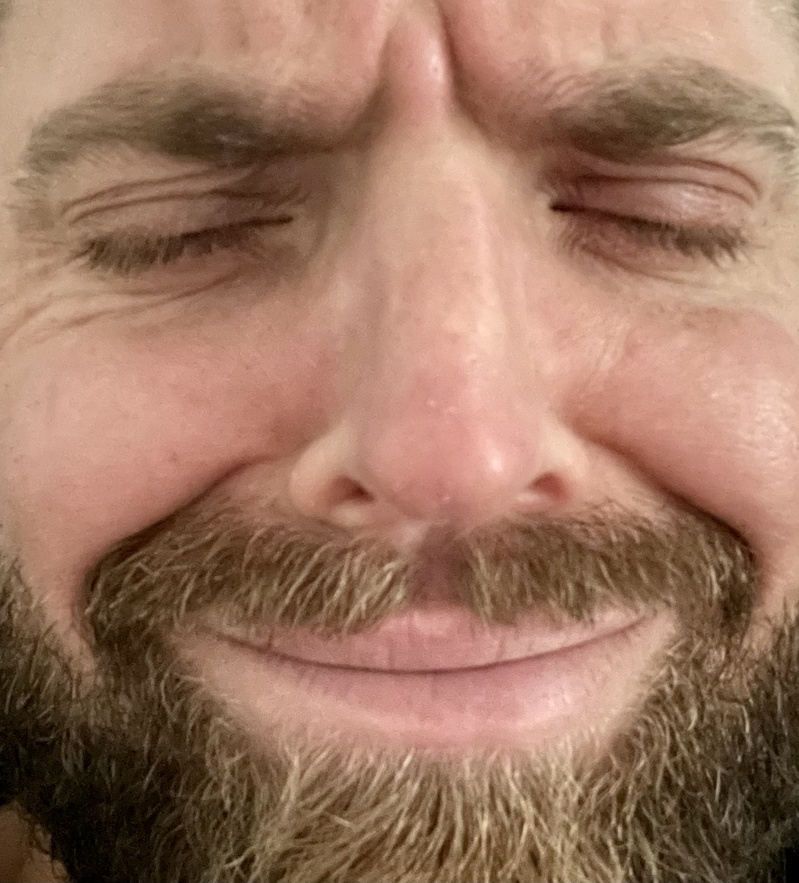
#> input picture hannes.jpg, 799 x 883 px, shrunk from 1744 x 1929 before the run
$ python Haarcompression.py
#> lines starting #> are read from the running program, lines starting #| are printed output that depends on the picture
# -*- coding: utf-8 -*-
"""
Created on Wed Jul 20 20:53:00 2022
@author: petrusisaksson
"""
from numpy import *
from matplotlib.pyplot import *
import imageio as iio

hannes=iio.imread('hannes.jpg',as_gray=True)
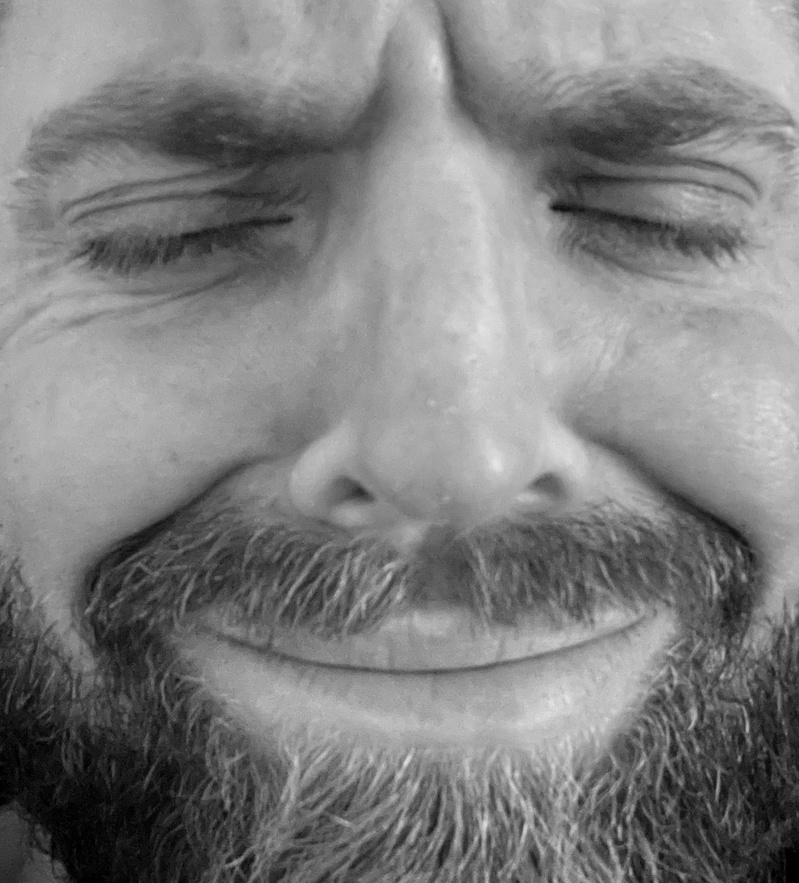
#> hannes: shape (883, 799) float32; min 0, max 230.6, mean 128.1

def Wavelet_trans(A):
    if isinstance(A,int):
        raise TypeError("Not an image!")
    elif isinstance(A,float):
        raise TypeError("Not an image!")
    elif isinstance(A,complex):
        raise TypeError("Not an image!")
    elif [A.shape][0][0] < 2: # Om A bara har en rad
        raise TypeError("Not a valid format!")
    elif [A.shape][0][0] == A.size: # Om A endast består av rader - är 1D
        raise TypeError("Not a valid format!")
    else:
        if [A.shape][0][0]%2 != 0: # Om A:s rader är av ojämt antal
            A=A=A[:[A.shape][0][0]-1,:] # Tar bort en av A:s rader
        if [A.shape][0][1]%2 != 0: # Om A:s kolonner är av ojämt antal
            A=A[:,:[A.shape][0][1]-1] # Tar bort en av A:s kolonner
        n=[A.shape][0][0]
        W_n=zeros((n,n))
        r=int(n/2)
        m=[A.shape][0][1]
        W_m=zeros((m,m))
        p=int(m/2)
        wf=1/sqrt(2)

        for i in range(r):
            W_n[i][i*2]=W_n[i][2*i+1]=W_n[i+r][2*i+1]=wf
            W_n[i+r][i*2]=-wf

            for k in range(p):
                W_m[k][k*2]=W_m[k][2*k+1]=W_m[k+p][2*k+1]=wf
                W_m[k+p][k*2]=-wf

    B=matmul((matmul(W_n,A)),W_m.transpose()) # B består av fyra submatriser

    B2=zeros((r,p)) # Ny matris för den övre vänstra submatrisen
    for i in range(r):
        for k in range(p):
                B2[i][k]=B[i][k] # Stoppar det i övre vänstra hörnet i B
    return B2

def simplifyimage(A,n): # ungefär 0.25 gånger antalet pixlar n gånger
#> called with n = 7
    for i in range(n):
        A=Wavelet_trans(A)
#> this loop made 7 passes
#> pass 1, in Wavelet_trans, `B=matmul((matmul(W_n,A)),W_m.transpose())`:
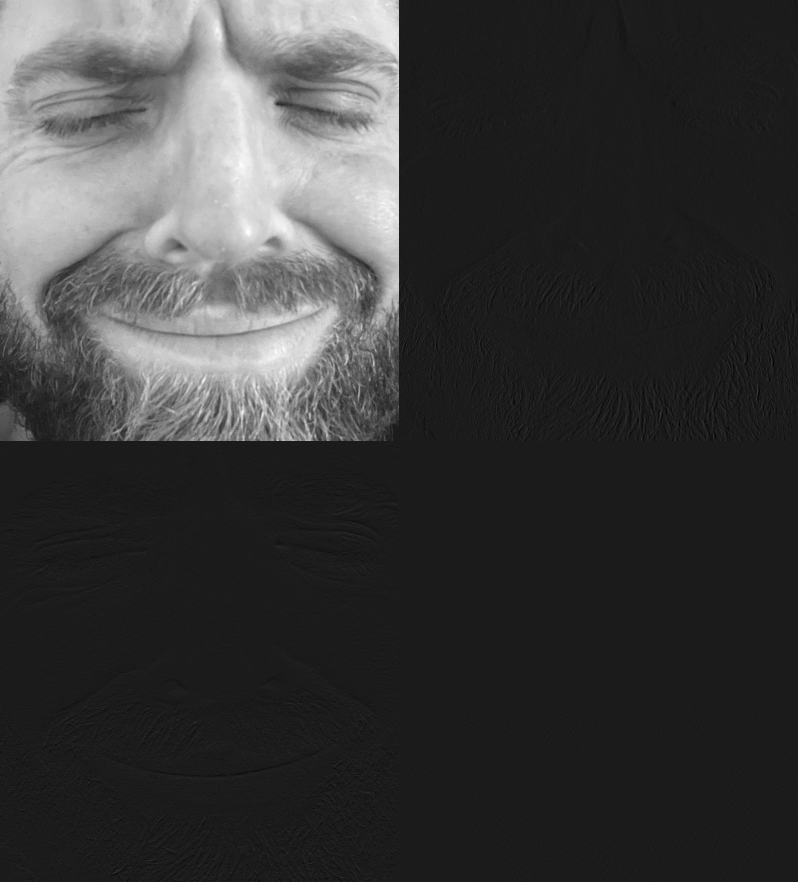
#> B: shape (882, 798) float64; min -56, max 458.7, mean 64.1; drawn with min black and max white
#> pass 1, in simplifyimage, `A=Wavelet_trans(A)`:
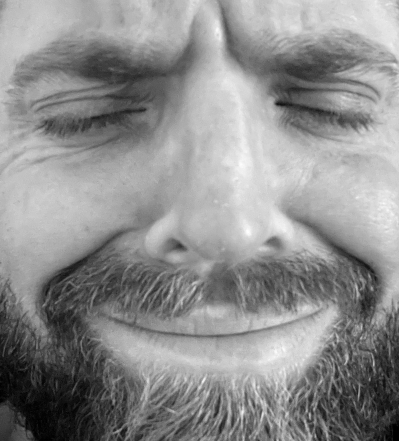
#> A: shape (441, 399) float64; min 0, max 458.7, mean 256.4; drawn with min black and max white
#> after the loop, A = [[21158, 17134.7, 19216.4, 18801.2, 19863.6, 21066.9], [16901.7, 10630.9, 12336.4, 22908.4, 12233.8, 16488.8], [20577.9, 17096.1, 18743.8, 23951.8, 22761.2, 22246.6], [21603.1, 18299.4, 17951.9, 21785.2, 20883.6, 19999], [13686.2, 9756, 13119.3, 15167, 14210.7, 12315], [6516.4, 10781.8, 18829.8, 20221.7, 22089.1, 12270.2]]
    return A

imshow(simplifyimage(hannes,7),cmap='gray')
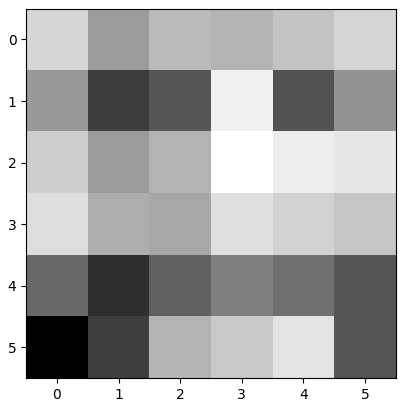
#> figure drawn by matplotlib, 1 panel

$ run again, with får.jpg copied over hannes.jpg
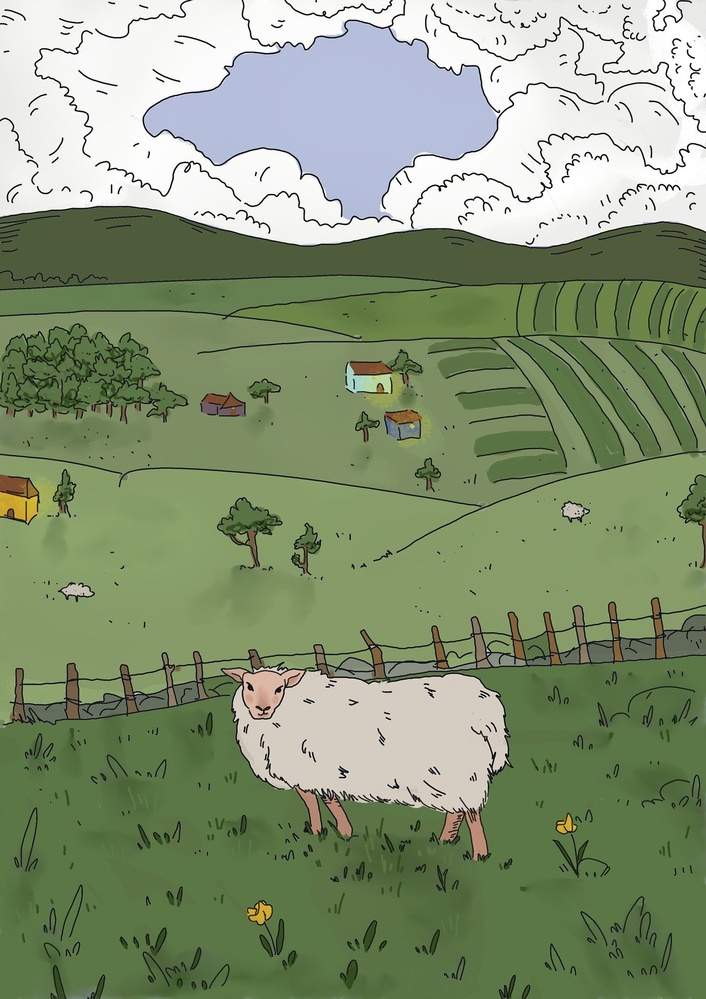
#> input picture får.jpg, 706 x 999 px, shrunk from 1357 x 1920 before the run
#> the loop in simplifyimage, `for i in range(n):` made 7 passes
#> pass 2, in Wavelet_trans (call 2), `A=A=A[:[A.shape][0][0]-1,:]`:
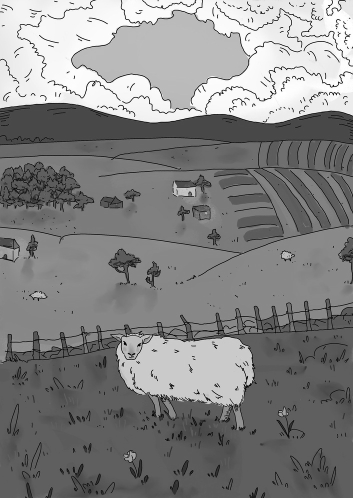
#> A: shape (498, 353) float64; min 31.17, max 510, mean 282.2; drawn with min black and max white
#> after the loop in simplifyimage, `for i in range(n):`: A = [[30017.4, 28654.9, 25878.8, 27038.3, 28852.6], [22823.5, 23690.8, 24996.7, 25229.9, 26995.2], [12475.9, 14444.5, 14630, 13678.7, 13206.8], [15111.1, 16215.8, 17089.3, 15870.8, 15387.2], [18347.1, 17735.2, 17410.8, 17944.6, 17680.2], [14623.3, 14870.3, 22331.4, 21576.8, 12571.7], [12939.7, 12873.4, 14881.9, 15414.2, 13071.5]]
#> `imshow(simplifyimage(hannes,7),cmap='gray')`:
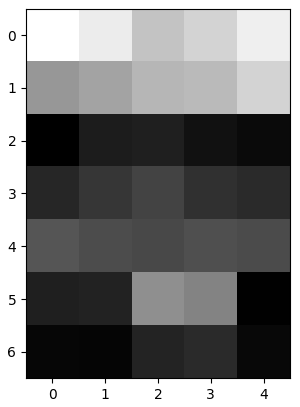
#> figure drawn by matplotlib, 1 panel

$ run again, with gruppfoto.jpg copied over hannes.jpg
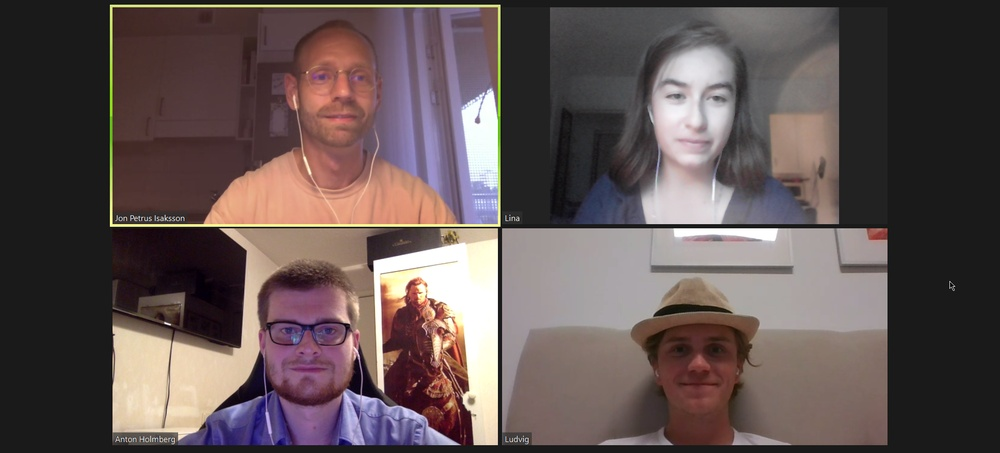
#> input picture gruppfoto.jpg, 1000 x 453 px, shrunk from 1920 x 869 before the run
#> the loop in simplifyimage, `for i in range(n):` made 7 passes
#> pass 1, in Wavelet_trans, `B=matmul((matmul(W_n,A)),W_m.transpose())`:
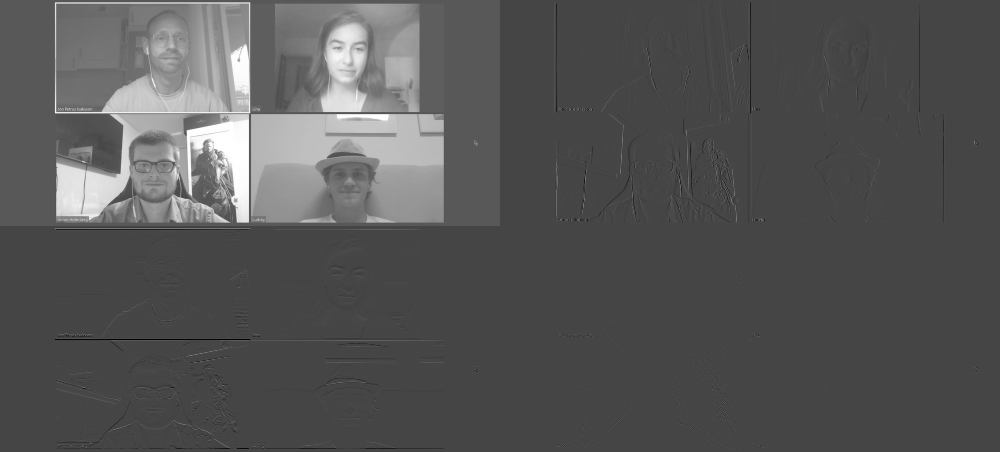
#> B: shape (452, 1000) float64; min -192.3, max 510, mean 44.1; drawn with min black and max white
#> `imshow(simplifyimage(hannes,7),cmap='gray')`:
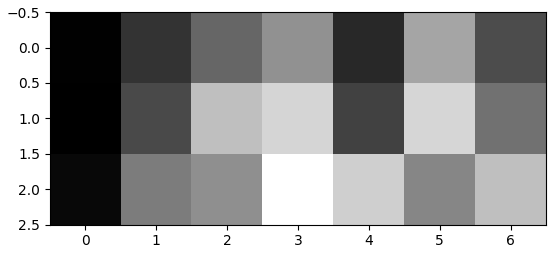
#> figure drawn by matplotlib, 1 panel
